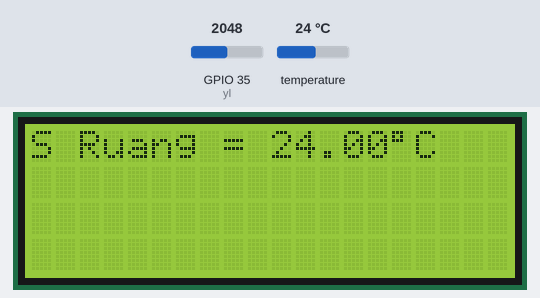
Simulated run of this sketch. Board: ESP32. On the bench: 20×4 character LCD. Inputs (shaded band) come from the test bench; at power-on: temperature 24 °C, GPIO 35 (yl) = 2048. WiFi joins after 1.5 s; servers stay silent unless stated; what the sketch prints to the serial monitor is not drawn.

Above: at 3.0 s.
3.1 s: temperature set to 12 °C
At 4.3 s:
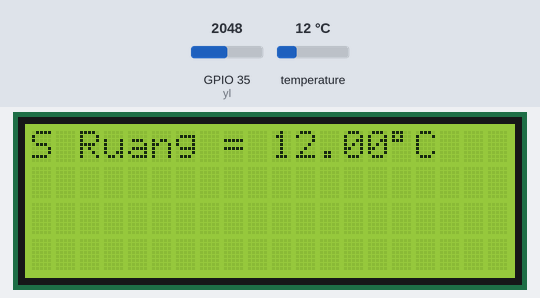
4.9 s: temperature set to 19 °C
7.3 s: temperature set to 28 °C
At 9.6 s:
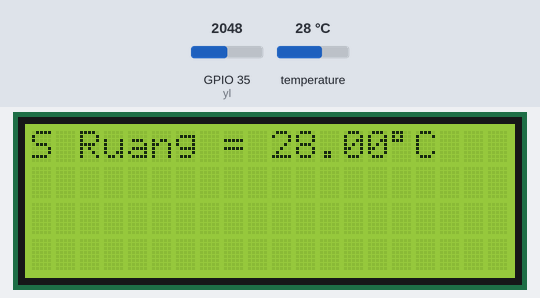
Timing chart, 0 to 11.1 s (numbered marks = the images above; inputs shaded):
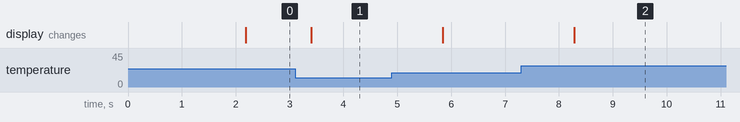

Measured:
- after the input at 3.1 s, the display: changes after 0.30 s (image 1)
- after the input at 7.3 s, the display: changes after 0.98 s (image 2)

The sketch:

irigasi_air.ino
```cpp
#define BLYNK_TEMPLATE_ID "TMPLNNI7R_Hr"
#define BLYNK_DEVICE_NAME "incubator ayam"
#define BLYNK_AUTH_TOKEN "QotchjjR6COiJ7OdapxfWTn-X2dhTsJK"

#define BLYNK_PRINT Serial
#include <WiFi.h>
#include <BlynkSimpleEsp32.h>
#include <LiquidCrystal_I2C.h>
LiquidCrystal_I2C lcd(0x27, 20, 4);//Setting alamat I2C dan ukuran LCD
#define yl 35                          //Pin Sensor yl
#include <OneWire.h>
#include <DallasTemperature.h>
#define ONE_WIRE_BUS 2  // pin D2
OneWire oneWire(ONE_WIRE_BUS);
DallasTemperature sensor(&oneWire);
float suhuDS18B20;
int lembab;

char auth[] = BLYNK_AUTH_TOKEN;

char ssid[] = "hidden";  // type your wifi name
char pass[] = "22222222";  // type your wifi password

BlynkTimer timer;

#define buzzer 4
#define relayA 15
#define relayB 2
void sendds(){
  sensor.setResolution(10);
  sensor.requestTemperatures();
  suhuDS18B20 = sensor.getTempCByIndex(0);
  if (isnan(suhuDS18B20)) {
    Serial.println("Failed to read from DHT sensor!");
    return;
  }
  else{
  Serial.println(suhuDS18B20, 2);
  lcd.setCursor(0,0);
  lcd.print("S Ruang =");
  lcd.setCursor(10, 0);
  lcd.print(suhuDS18B20, 2);
  lcd.print((char)223);
  lcd.print("C");
    delay(500);

  }
  // You can send any value at any time.
  // Please don't send more that 10 values per second.
    Blynk.virtualWrite(V0, suhuDS18B20);


  /*  if(t <= 29){
      digitalWrite(relayA, LOW);
      digitalWrite(relayB, LOW);
    }
    else if(t >=31){
      digitalWrite(relayA, HIGH);
      digitalWrite(relayB, HIGH);
    }
    */
}


void sendyl(){
  int nilaiSensor = analogRead(35);         //Nilai Sensor adalah nilai pembacan nilai pin SensorPin Yl-69
  int nilaiResistansi = 1023 - nilaiSensor;
  lembab = map(nilaiResistansi, 0, 1023, 0, 100);
  Blynk.virtualWrite(V2, lembab);

  Serial.println("kelembaban: ");
  Serial.print(lembab);
  Serial.println("\t");

  delay(500);

 /* if (asap > 1500){
    Blynk.email("fajarsaldian25@gmail.com", "Alert", "asap terdeteksi!!");
    Blynk.logEvent("smoke_alert","Asap terdeteksi");
    digitalWrite(buzzer, HIGH);
  }
  else {
    digitalWrite(buzzer, LOW);
  }
  */
}

/*void gerak(){
  digitalWrite(trigPin, LOW);
  delayMicroseconds(2);

  digitalWrite(trigPin, HIGH);
  delayMicroseconds(10);
  digitalWrite(trigPin, LOW);

  duration = pulseIn(echoPin, HIGH);
  distanceCm = duration*0.034/2;

  Serial.println("Distance: ");
  Serial.print(distanceCm);
  Serial.print(" cm");
  delay(500);

  if (distanceCm < 40){
    digitalWrite(buzzer, HIGH);
    Blynk.email("fajarsaldian25@gmail.com", "Alert", "asap terdeteksi!!");
    Blynk.logEvent("menetas","ayam sudah lahir");
  }
  else{
    digitalWrite(buzzer, LOW);
  }

}
*/
void setup() {
  Serial.begin(9600);
  lcd.begin();
  pinMode(yl, INPUT);
/*  pinMode(MQ2, INPUT);
  pinMode(trigPin, OUTPUT);
  pinMode(echoPin, INPUT);
  pinMode(buzzer, OUTPUT);
  pinMode(relayA, OUTPUT);
  pinMode(relayB, OUTPUT);
*/
  Blynk.begin(auth, ssid, pass);
  timer.setInterval(100L, sendds);
  timer.setInterval(100L, sendyl);
 // timer.setInterval(100L, gerak);
}
void loop() {
  Blynk.run();
  timer.run();

}
```
